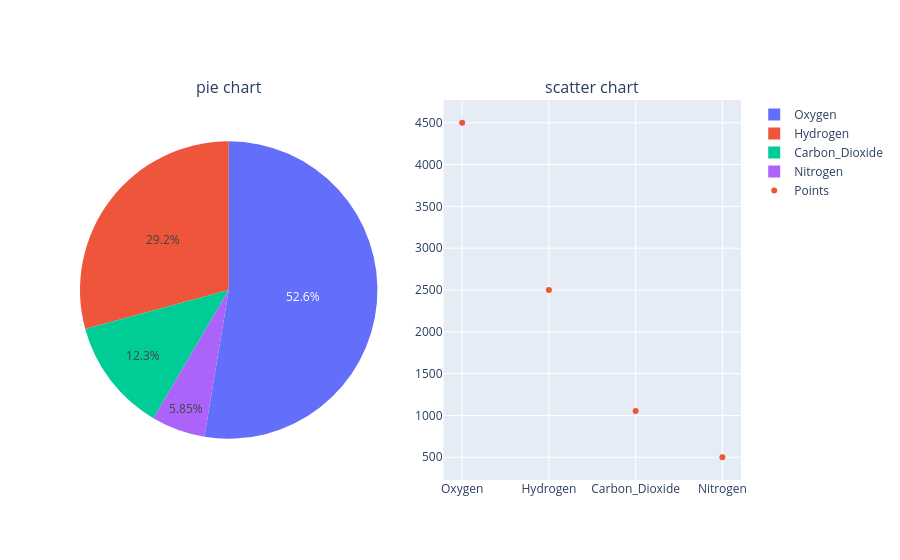

Notebook source saved alongside this figure:
### Code cell
fig = make_subplots(rows=1, cols=2, specs=[[{'type':'pie'}, {'type':'scatter'}]],
                    subplot_titles=['pie chart', 'scatter chart'])

labels = ['Oxygen','Hydrogen','Carbon_Dioxide','Nitrogen']
values = [4500, 2500, 1053, 500]

fig.add_trace(go.Pie(labels=labels, values=values), 1, 1)

fig.add_trace(go.Scatter(x=labels, y=values, mode="markers", name="Points"), 1, 2)

fig.show()

### Figure 1 — Plotly figure (JSON) as saved in the notebook; plotly's stock layout.template omitted (floating-point values rounded to 4 significant figures)
{"data": [{"domain": {"x": [0, 0.45], "y": [0, 1]}, "labels": ["Oxygen", "Hydrogen", "Carbon_Dioxide", "Nitrogen"], "type": "pie", "values": [4500, 2500, 1053, 500]}, {"mode": "markers", "name": "Points", "type": "scatter", "x": ["Oxygen", "Hydrogen", "Carbon_Dioxide", "Nitrogen"], "xaxis": "x", "y": [4500, 2500, 1053, 500], "yaxis": "y"}], "layout": {"annotations": [{"font": {"size": 16}, "showarrow": false, "text": "pie chart", "x": 0.225, "xanchor": "center", "xref": "paper", "y": 1, "yanchor": "bottom", "yref": "paper"}, {"font": {"size": 16}, "showarrow": false, "text": "scatter chart", "x": 0.775, "xanchor": "center", "xref": "paper", "y": 1, "yanchor": "bottom", "yref": "paper"}], "autosize": true, "xaxis": {"anchor": "y", "autorange": true, "domain": [0.55, 1], "range": [-0.2035, 3.204], "type": "category"}, "yaxis": {"anchor": "x", "autorange": true, "domain": [0, 1], "range": [169.9, 4830.0], "type": "linear"}}}
